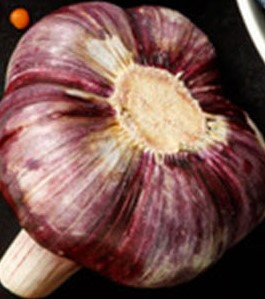
#> input picture data/orig/templates/img1.jpg, 265 x 299 px
$ python test.py
#> lines starting #> are read from the running program, lines starting #| are printed output that depends on the picture; after the words box and inside, x2 and y2 are one past the last pixel; in counts of white or black regions, pixels touching at a corner belong together
# [10 lines of commented-out code are left out]

import cv2
import numpy as np

def detect_objects(reference_image_path, input_image_path):
#> called with reference_image_path = 'reference.jpg', input_image_path = 'input.jpg'
    reference_image_orig = cv2.imread('data/orig/templates/img1.jpg')
#> reference_image_orig is the input picture: shape (299, 265, 3); mean B, G, R 80.6, 86.4, 122.6
    input_image_orig = cv2.imread('data/orig/images/img1.jpg')

    reference_image = cv2.cvtColor(reference_image_orig, cv2.COLOR_RGB2GRAY)
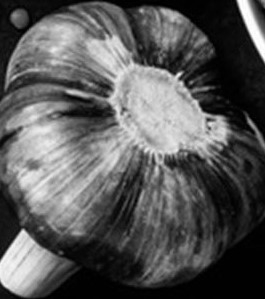
#> reference_image: shape (299, 265); min 0, max 254, mean 88.8
    input_image = cv2.cvtColor(input_image_orig, cv2.COLOR_RGB2GRAY)

    sift = cv2.SIFT_create()

    kp1, des1 = sift.detectAndCompute(reference_image, None)
#> kp1 = 903 keypoints; strongest (x, y, size): (179, 74, 3), (23, 233, 5.2), (23, 242, 13.6), (88, 112, 35.8)
    kp2, des2 = sift.detectAndCompute(input_image, None)
#> kp2 has the same summary as kp1

    bf = cv2.BFMatcher(cv2.NORM_L2, crossCheck=True)
    matches = bf.match(des1, des2)
#> matches = 903 matches

    matches = sorted(matches, key=lambda x: x.distance)

    points1 = np.float32([kp1[m.queryIdx].pt for m in matches]).reshape(-1, 1, 2)
#> points1 = 903 rows, first 8: [2.91, 82.43], [4.3, 129.9], [5.83, 151.4], [5.83, 179.2], [6.25, 285.1], [6.36, 108.6], [6.36, 108.6], [7.01, 98.03]
    points2 = np.float32([kp2[m.trainIdx].pt for m in matches]).reshape(-1, 1, 2)
#> points2 has the same summary as points1

    homography_matrix, mask = cv2.findHomography(points1, points2, cv2.RANSAC, 5.0)
#> homography_matrix = [[1, -2.58e-17, -4.91e-14], [1.19e-15, 1, -1.3e-13], [8.19e-18, -6.21e-19, 1]]; mask = 903 values from 1 to 1

    h, w = reference_image.shape
#> h = 299; w = 265
    corners = np.float32([[0, 0], [w, 0], [w, h], [0, h]]).reshape(-1, 1, 2)
#> corners = [[0, 0], [265, 0], [265, 299], [0, 299]]

    if homography_matrix is not None:
        transformed_corners = cv2.perspectiveTransform(corners, homography_matrix)
#> transformed_corners = [[-4.91e-14, -1.3e-13], [265, 1.85e-13], [265, 299], [-5.68e-14, 299]]

        x_min = int(min(transformed_corners[:, 0, 0]))
#> x_min = 0
        y_min = int(min(transformed_corners[:, 0, 1]))
#> y_min = 0
        x_max = int(max(transformed_corners[:, 0, 0]))
#> x_max = 265
        y_max = int(max(transformed_corners[:, 0, 1]))
#> y_max = 299

        cv2.rectangle(input_image_orig, (x_min, y_min), (x_max, y_max), (255, 0, 0), 3)
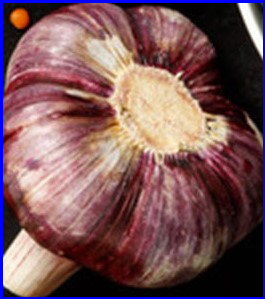
#> input_image_orig: shape (299, 265, 3); 3.53% of pixels changed, all inside (x1, y1, x2, y2) = (0, 0, 265, 299)


    # Вывод результата
    cv2.imshow("Matches and Object Detection", input_image_orig)
    cv2.waitKey(0)
    cv2.destroyAllWindows()

if __name__ == "__main__":
    reference_image_path = "reference.jpg"  # Путь к эталонному изображению
    input_image_path = "input.jpg"          # Путь к изображению для анализа

    detect_objects(reference_image_path, input_image_path)

$ run again, with data/orig/templates_add/img1.jpg copied over data/orig/templates/img1.jpg
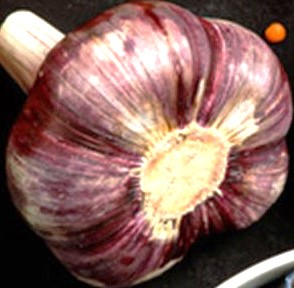
#> input picture data/orig/templates_add/img1.jpg, 294 x 288 px
#> in detect_objects, reference_image_orig is the input picture: shape (288, 294, 3); mean B, G, R 95.9, 102.6, 138.4
#> in detect_objects, `reference_image = cv2.cvtColor(reference_image_orig, cv2.COLOR_RGB2GRAY)`:
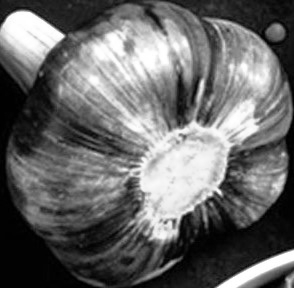
#> reference_image: shape (288, 294); min 0, max 255, mean 104.7
#> kp1 = 1035 keypoints; strongest (x, y, size): (219, 192, 3.2), (52, 36, 13.8), (59, 36, 6.9), (164, 233, 15.2)
#> kp2 has the same summary as kp1
#> matches = 1035 matches
#> points1 = 1035 rows, first 8: [8.24, 148.8], [8.83, 70.19], [10.26, 160.3], [13.6, 75.96], [14.31, 152.4], [15.85, 159], [18.09, 185.8], [18.61, 167.5]
#> points2 has the same summary as points1
#> homography_matrix = [[1, 1.85e-17, -4.02e-13], [2.97e-15, 1, -4.2e-13], [2.22e-17, 7.26e-19, 1]]; mask = 1035 values from 1 to 1
#> transformed_corners = [[-4.02e-13, -4.2e-13], [294, 4.54e-13], [294, 288], [-3.96e-13, 288]]
#> x_min = 0
#> x_max = 294
#> y_max = 288
#> in detect_objects, `cv2.rectangle(input_image_orig, (x_min, y_min), (x_max, y_max), (255, ..`:
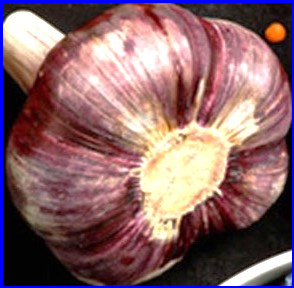
#> input_image_orig: shape (288, 294, 3); 3.41% of pixels changed, all inside (x1, y1, x2, y2) = (0, 0, 294, 288)

$ run again, with data/orig/templates/img2.jpg copied over data/orig/templates/img1.jpg
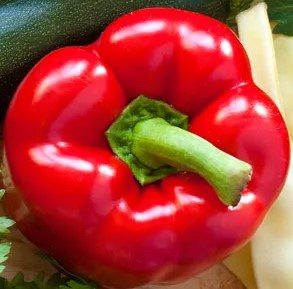
#> input picture data/orig/templates/img2.jpg, 293 x 289 px
#> in detect_objects, reference_image_orig is the input picture: shape (289, 293, 3); mean B, G, R 53.4, 62.3, 171.4
#> in detect_objects, `reference_image = cv2.cvtColor(reference_image_orig, cv2.COLOR_RGB2GRAY)`:
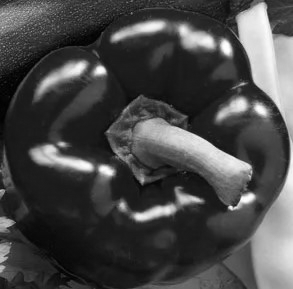
#> reference_image: shape (289, 293); min 1, max 255, mean 72
#> kp1 = 255 keypoints; strongest (x, y, size): (226, 48, 8.2), (107, 171, 8.9), (248, 198, 8.1), (260, 109, 7.8)
#> kp2 has the same summary as kp1
#> matches = 255 matches
#> points1 = 255 rows, first 8: [2.81, 36.41], [2.97, 263.3], [3.74, 180.4], [4.14, 151.7], [4.17, 271], [4.38, 156.2], [5.08, 169.6], [5.56, 192.9]
#> points2 has the same summary as points1
#> homography_matrix = [[1, -1.75e-16, 2.08e-13], [-1.1e-15, 1, 1.91e-13], [-7.79e-18, -5.17e-19, 1]]; mask = 255 values from 1 to 1
#> transformed_corners = [[2.08e-13, 1.91e-13], [293, -1.32e-13], [293, 289], [1.57e-13, 289]]
#> x_min = 0
#> x_max = 293
#> y_max = 289
#> in detect_objects, `cv2.rectangle(input_image_orig, (x_min, y_min), (x_max, y_max), (255, ..`:
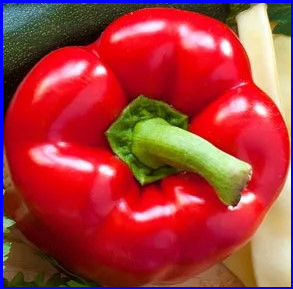
#> input_image_orig: shape (289, 293, 3); 3.41% of pixels changed, all inside (x1, y1, x2, y2) = (0, 0, 293, 289)
